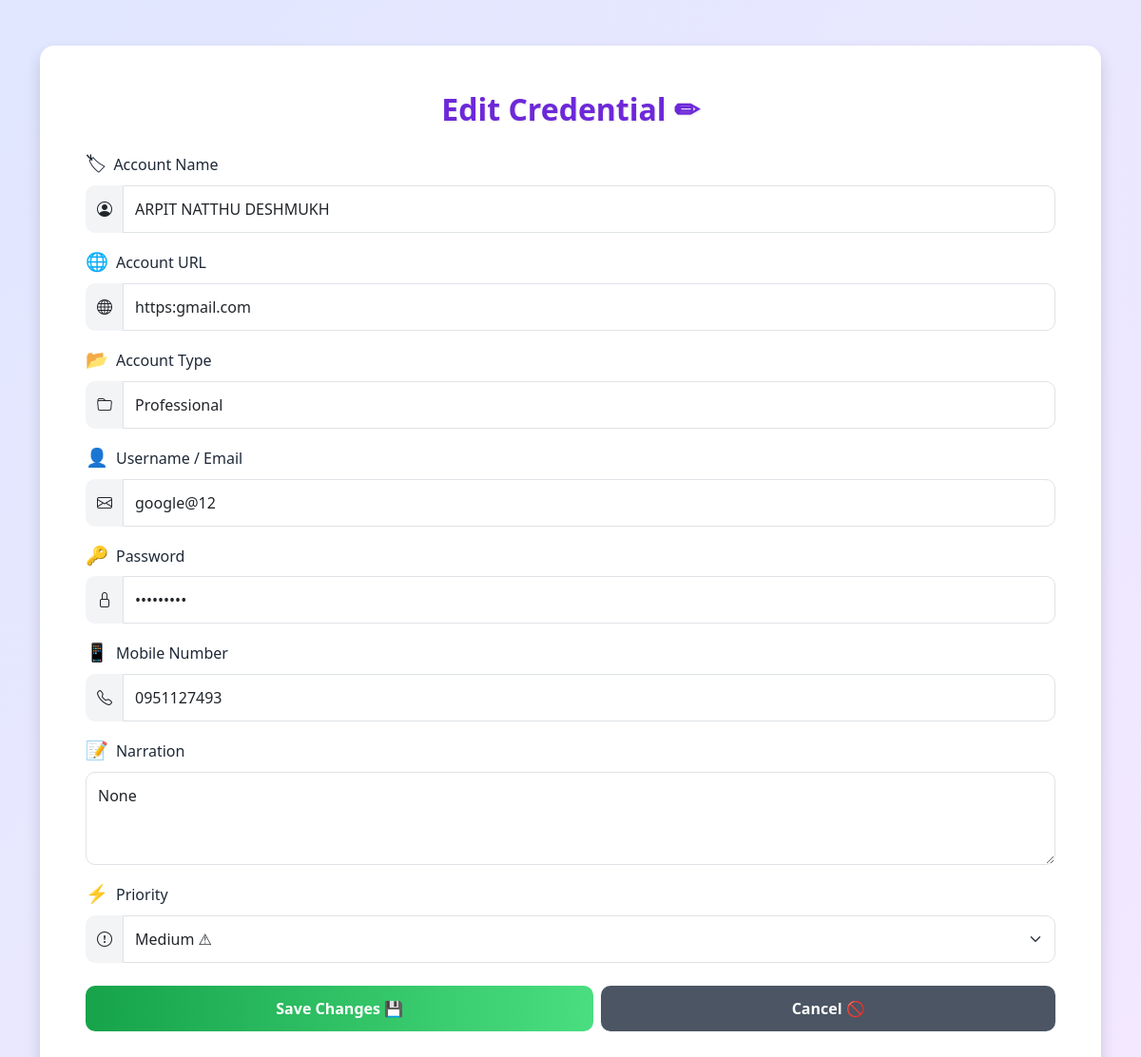
Page /edit/3 (signed in) on the committed database.
### app.py (models this page shows, shortened)
class Account(db.Model):
    id = db.Column(db.Integer, primary_key=True)
    account_name = db.Column(db.String(100), nullable=False)
    account_url = db.Column(db.String(200), nullable=False)
    account_type = db.Column(db.String(50), nullable=False)
    username = db.Column(db.String(100), nullable=False)
    password = db.Column(db.String(256), nullable=False)  # Stores encrypted password
    mobile_number = db.Column(db.String(20), nullable=True)
    narration = db.Column(db.Text, nullable=True)
    priority = db.Column(db.String(20), nullable=False)
    tblregister_id = db.Column(db.Integer, nullable=False)

### app.py (the view, shortened to what this page needs)
@app.route('/edit/<int:account_id>', methods=['GET', 'POST'])
def edit_account(account_id):
    account = Account.query.get_or_404(account_id)
    return render_template('edit_account.html', account=account)

### templates/edit_account.html (shortened to what this page needs)
<!DOCTYPE html>
<html lang="en">
<head>
  <link href="https://cdn.jsdelivr.net/npm/bootstrap@5.3.2/dist/css/bootstrap.min.css" rel="stylesheet">
  <link href="https://cdn.jsdelivr.net/npm/bootstrap-icons@1.11.3/font/bootstrap-icons.css" rel="stylesheet">
</head>
<body>
  <div class="container mt-5 mb-5">
    <div class="card shadow p-4 p-md-5">
      <h2 class="text-center mb-4">Edit Credential ✏</h2>
      <form method="POST">
        <div class="mb-3">
          <label for="accountName" class="form-label"><span class="emoji">🏷</span>Account Name</label>
          <div class="input-group">
            <span class="input-group-text"><i class="bi bi-person-circle"></i></span>
            <input type="text" class="form-control" id="accountName" name="accountName" value="{{ account.account_name }}" placeholder="e.g., MyBank" required>
          </div>
        </div>
        <div class="mb-3">
          <label for="accountUrl" class="form-label"><span class="emoji">🌐</span>Account URL</label>
          <div class="input-group">
            <span class="input-group-text"><i class="bi bi-globe"></i></span>
            <input type="url" class="form-control" id="accountUrl" name="accountUrl" value="{{ account.account_url }}" placeholder="e.g., https://mybank.com" required>
          </div>
        </div>
        <div class="mb-3">
          <label for="accountType" class="form-label"><span class="emoji">📂</span>Account Type</label>
          <div class="input-group">
            <span class="input-group-text"><i class="bi bi-folder"></i></span>
            <input type="text" class="form-control" id="accountType" name="accountType" value="{{ account.account_type }}" placeholder="e.g., Banking" required>
          </div>
        </div>
        <div class="mb-3">
          <label for="username" class="form-label"><span class="emoji">👤</span>Username / Email</label>
          <div class="input-group">
            <span class="input-group-text"><i class="bi bi-envelope"></i></span>
            <input type="text" class="form-control" id="username" name="username" value="{{ account.username }}" placeholder="e.g., user@example.com" required>
          </div>
        </div>
        <div class="mb-3">
          <label for="password" class="form-label"><span class="emoji">🔑</span>Password</label>
          <div class="input-group">
            <span class="input-group-text"><i class="bi bi-lock"></i></span>
            <input type="password" class="form-control" id="password" name="password" value="{{ account.password }}" placeholder="Enter secure password" required>
          </div>
        </div>
        <div class="mb-3">
          <label for="mobileNumber" class="form-label"><span class="emoji">📱</span>Mobile Number</label>
          <div class="input-group">
            <span class="input-group-text"><i class="bi bi-telephone"></i></span>
            <input type="text" class="form-control" id="mobileNumber" name="mobileNumber" value="{{ account.mobile_number }}" placeholder="e.g., +1234567890">
          </div>
        </div>
        <div class="mb-3">
          <label for="narration" class="form-label"><span class="emoji">📝</span>Narration</label>
          <textarea class="form-control" id="narration" name="narration" rows="3" placeholder="Add notes or details...">{{ account.narration }}</textarea>
        </div>
        <div class="mb-4">
          <label for="priority" class="form-label"><span class="emoji">⚡</span>Priority</label>
          <div class="input-group">
            <span class="input-group-text"><i class="bi bi-exclamation-circle"></i></span>
            <select class="form-select" id="priority" name="priority" required>
              <option value="Medium" {% if account.priority == 'Medium' %}selected{% endif %}>Medium ⚠</option>
            </select>
          </div>
        </div>
        <div class="d-flex gap-2">
          <button type="submit" class="btn btn-success flex-grow-1">Save Changes 💾</button>
          <a href="{{ url_for('view_accounts1') }}" class="btn btn-secondary flex-grow-1">Cancel 🚫</a>
        </div>
      </form>
    </div>
  </div>
</body>
</html>

### templates/edit_account.html (style rules this page uses)
body { background: linear-gradient(135deg, #e0e7ff, #f3e8ff); min-height: 100vh; font-family: 'Segoe UI', Tahoma, Geneva, Verdana, sans-serif; }
.card { border: none; border-radius: 15px; background: #ffffff; box-shadow: 0 8px 30px rgba(0, 0, 0, 0.1); transition: transform 0.3s; }
.form-control, .form-select { border-radius: 10px; padding: 12px; font-size: 1rem; transition: border-color 0.3s, box-shadow 0.3s; }
.btn-success { background: linear-gradient(90deg, #16a34a, #4ade80); border: none; padding: 12px; font-weight: 600; border-radius: 10px; transition: background 0.3s; }
.btn-secondary { background: #4b5563; border: none; padding: 12px; font-weight: 600; border-radius: 10px; transition: background 0.3s; }
.input-group-text { background: #f3f4f6; border: none; border-radius: 10px 0 0 10px; }
.form-label { font-weight: 500; color: #1f2937; }
.emoji { font-size: 1.2rem; margin-right: 8px; }
h2 { color: #6d28d9; font-weight: 700; text-shadow: 1px 1px 2px rgba(0, 0, 0, 0.1); }

### rows in the picture
Account: accountName "ARPIT NATTHU DESHMUKH", accountUrl "https:gmail.com", accountType "Professional", username "google@12", mobileNumber "0951127493", narration "None", priority "Medium ⚠"
